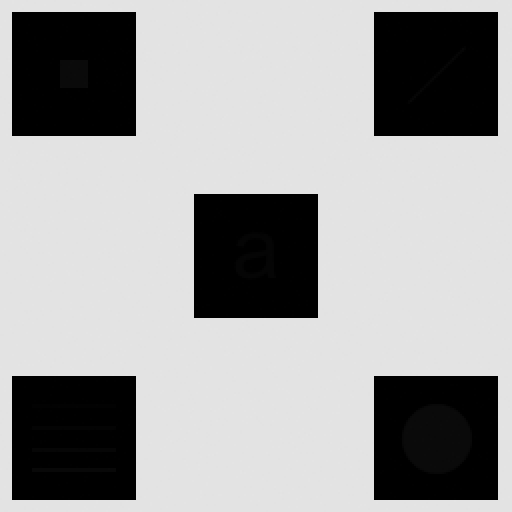
#> input picture Images/enhacement.tif, 512 x 512 px
$ python main.py
#> lines starting #> are read from the running program, lines starting #| are printed output that depends on the picture
import cv2
from matplotlib import pyplot as plt
import numpy as np

image = cv2.imread("../Images/enhacement.tif", cv2.IMREAD_GRAYSCALE)
#> image is the input picture: shape (512, 512); min 0, max 228, mean 160.7

grid_size = (3,3)
image_height, image_width = image.shape
#> image_height = 512; image_width = 512

#local_enhancement тухайн region хэсэг дээр хийх функц
def local_enhancement(region):
    enhanced_region = cv2.equalizeHist(region)
    return enhanced_region

output_image_3x3 = np.zeros_like(image)
# 3x3 kernel бүрийн хувьд local_enhancement хийнэ
for i in range(grid_size[0]):
    for j in range(grid_size[1]):
        start_x = (i * image_height) // grid_size[0]
        end_x = ((i + 1) * image_height) // grid_size[0]
        start_y = (j * image_width) // grid_size[1]
        end_y = ((j + 1) * image_width) // grid_size[1]

        region = image[start_x:end_x, start_y:end_y]

        enhanced_region = local_enhancement(region)

        output_image_3x3[start_x:end_x, start_y:end_y] = enhanced_region
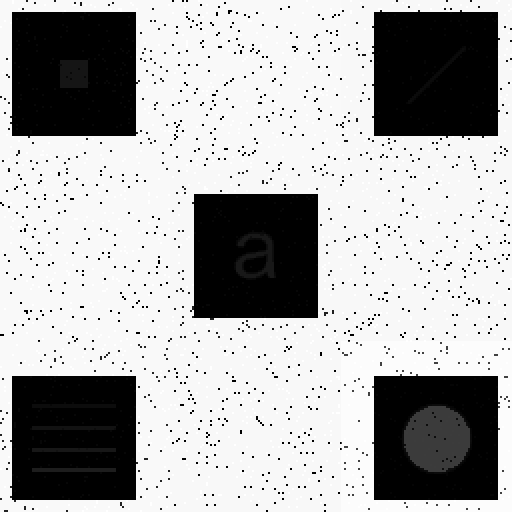
#> output_image_3x3: shape (512, 512); min 0, max 255, mean 172.8
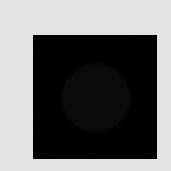
#> region: shape (171, 171); min 0, max 228, mean 108.9

img_function = cv2.equalizeHist(image)


result = cv2.hconcat([image, img_function, output_image_3x3])
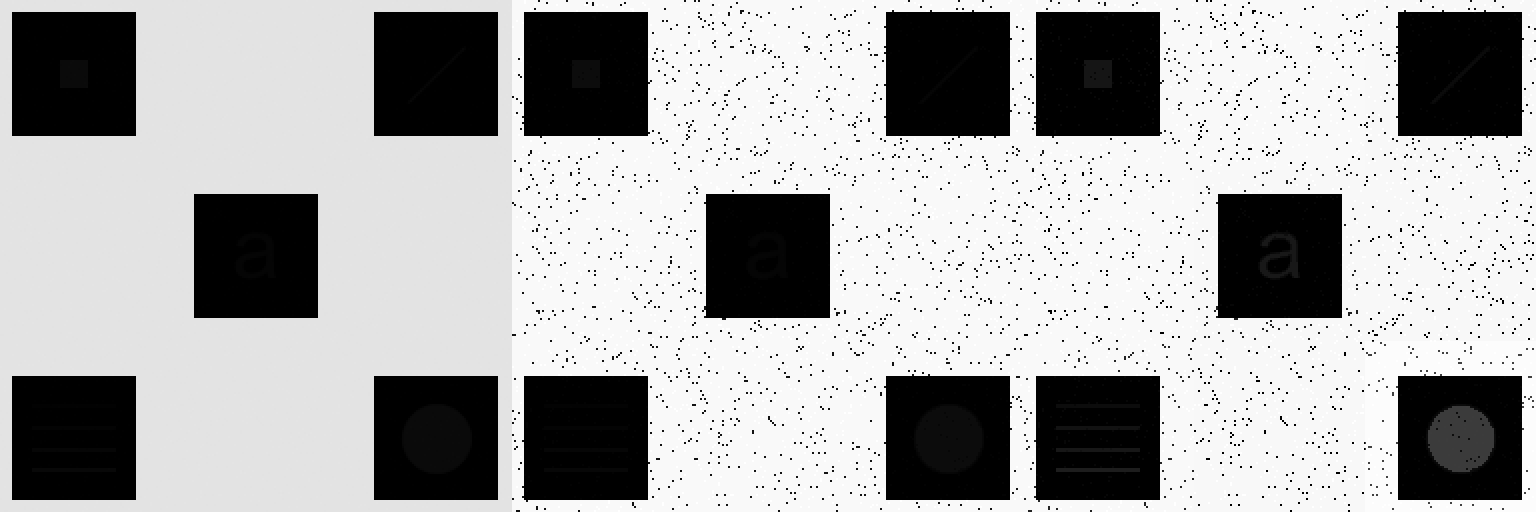
#> result: shape (512, 1536); min 0, max 255, mean 168.6
cv2.imwrite("result.png", result)

# Histogram харьцуулалт
hist1 = cv2.calcHist([image], [0], None, [256], [0, 256])
#> hist1 = 256 values, max 175784 at index 227, min 0 at index 12, mean 1024
hist2 = cv2.calcHist([img_function], [0], None, [256], [0, 256])
#> hist2 = 256 values, max 175784 at index 249, min 0 at index 1, mean 1024
hist3 = cv2.calcHist([output_image_3x3], [0], None, [256], [0, 256])
#> hist3 = 256 values, max 81431 at index 248, min 0 at index 1, mean 1024

plt.figure(figsize=(10, 6))
plt.plot(hist1, color='blue', label='1-р зураг')
plt.plot(hist2, color='red', label='2-р зураг')
plt.plot(hist3, color='green', label='3-р зураг')


plt.title('Histogram харьцуулалт')
plt.xlabel('Intensity')
plt.ylabel('Frequency')
plt.legend()
plt.grid()
plt.show()
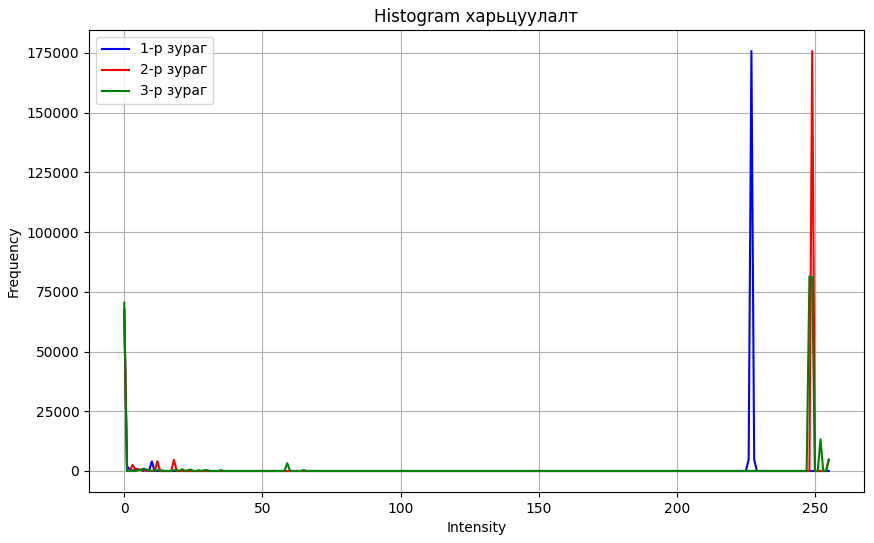
#> figure drawn by matplotlib, 1 panel; curve peaks at x = 227, y = 175784; curve peaks at x = 249, y = 175784; curve peaks at x = 248, y = 81431

$ run again, with Images/a.tif copied over Images/enhacement.tif
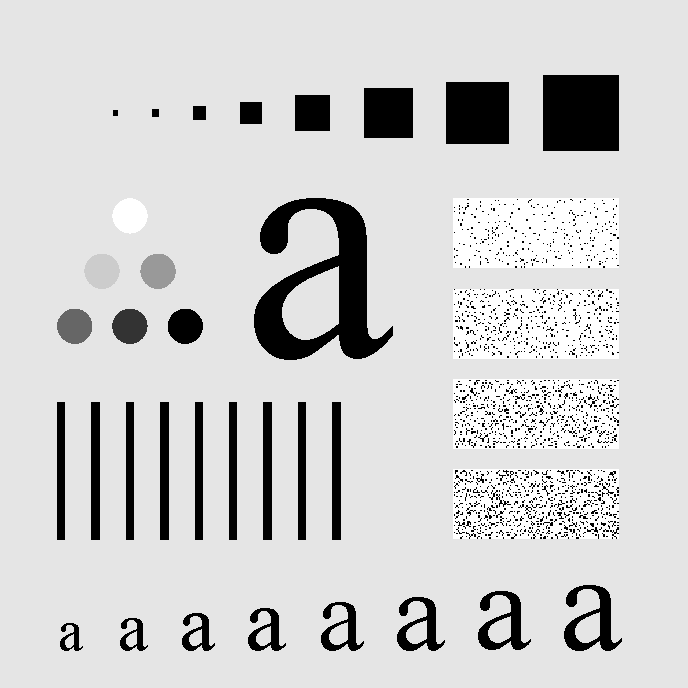
#> input picture Images/a.tif, 688 x 688 px
#> image is the input picture: shape (688, 688); min 0, max 255, mean 207.3
#> `result = cv2.hconcat([image, img_function, output_image_3x3])`:
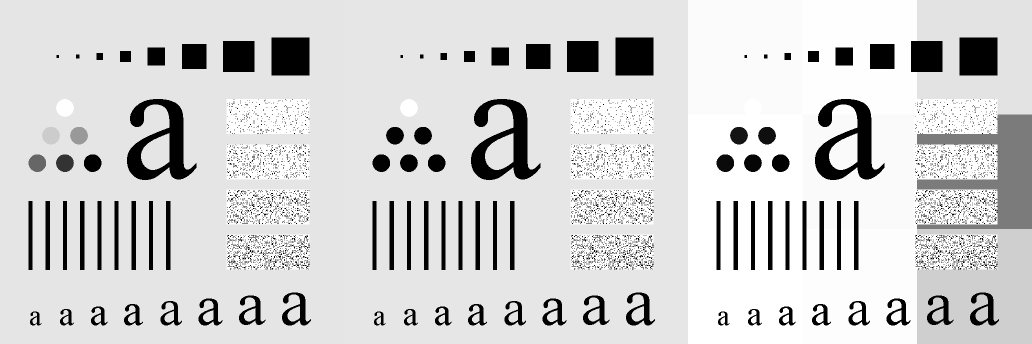
#> result: shape (688, 2064) (shown at 1/2 size); min 0, max 255, mean 209.2
#> hist1 = 256 values, max 379892 at index 229, min 0 at index 1, mean 1849
#> hist2 = 256 values, max 379892 at index 230, min 0 at index 3, mean 1849
#> hist3 = 256 values, max 134817 at index 255, min 0 at index 1, mean 1849
#> `plt.show()`:
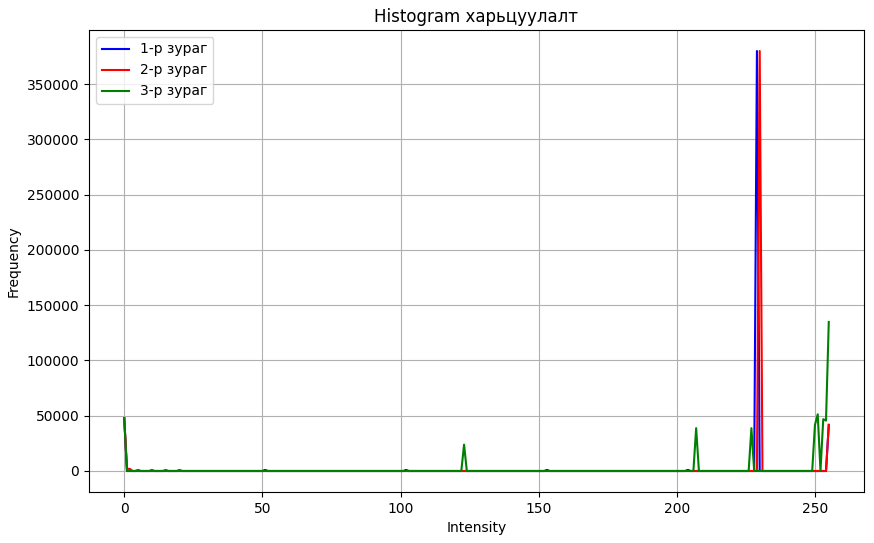
#> figure drawn by matplotlib, 1 panel; curve peaks at x = 229, y = 379892; curve peaks at x = 230, y = 379892; curve peaks at x = 255, y = 134817
